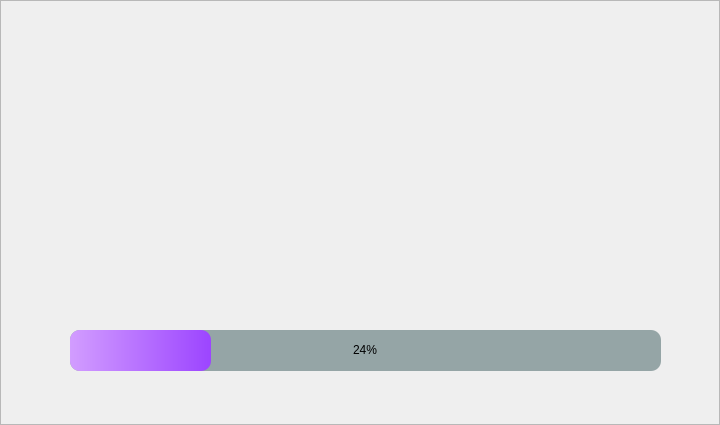
<?xml version="1.0" encoding="UTF-8"?>
<ui version="4.0">
 <class>Splash_Screen</class>
 <widget class="QMainWindow" name="Splash_Screen">
  <property name="geometry">
   <rect>
    <x>0</x>
    <y>0</y>
    <width>720</width>
    <height>425</height>
   </rect>
  </property>
  <property name="windowTitle">
   <string>MainWindow</string>
  </property>
  <widget class="QWidget" name="centralwidget">
   <layout class="QVBoxLayout" name="verticalLayout">
    <property name="spacing">
     <number>0</number>
    </property>
    <property name="leftMargin">
     <number>0</number>
    </property>
    <property name="topMargin">
     <number>0</number>
    </property>
    <property name="rightMargin">
     <number>0</number>
    </property>
    <property name="bottomMargin">
     <number>0</number>
    </property>
    <item>
     <widget class="QFrame" name="frame">
      <property name="frameShape">
       <enum>QFrame::StyledPanel</enum>
      </property>
      <property name="frameShadow">
       <enum>QFrame::Raised</enum>
      </property>
      <property name="lineWidth">
       <number>0</number>
      </property>
      <widget class="QLabel" name="label">
       <property name="geometry">
        <rect>
         <x>0</x>
         <y>0</y>
         <width>720</width>
         <height>425</height>
        </rect>
       </property>
       <property name="lineWidth">
        <number>0</number>
       </property>
       <property name="text">
        <string/>
       </property>
       <property name="pixmap">
        <pixmap>img/SS_logo.jpg</pixmap>
       </property>
       <property name="indent">
        <number>0</number>
       </property>
      </widget>
      <widget class="QProgressBar" name="progressBar">
       <property name="geometry">
        <rect>
         <x>70</x>
         <y>330</y>
         <width>591</width>
         <height>41</height>
        </rect>
       </property>
       <property name="styleSheet">
        <string notr="true">QProgressBar {
	background-color:rgb(149, 165, 166);
	border-style: none;
	border-radius: 10px;
	text-align: center;
}
QProgressBar::chunk {
	border-radius: 10px;
	background-color: qlineargradient(spread:pad, x1:0, y1:0, x2:1, y2:0, stop:0 rgba(210, 157, 255, 255), stop:1 rgba(156, 69, 255, 255));
}</string>
       </property>
       <property name="value">
        <number>24</number>
       </property>
      </widget>
     </widget>
    </item>
   </layout>
  </widget>
 </widget>
 <resources/>
 <connections/>
</ui>
